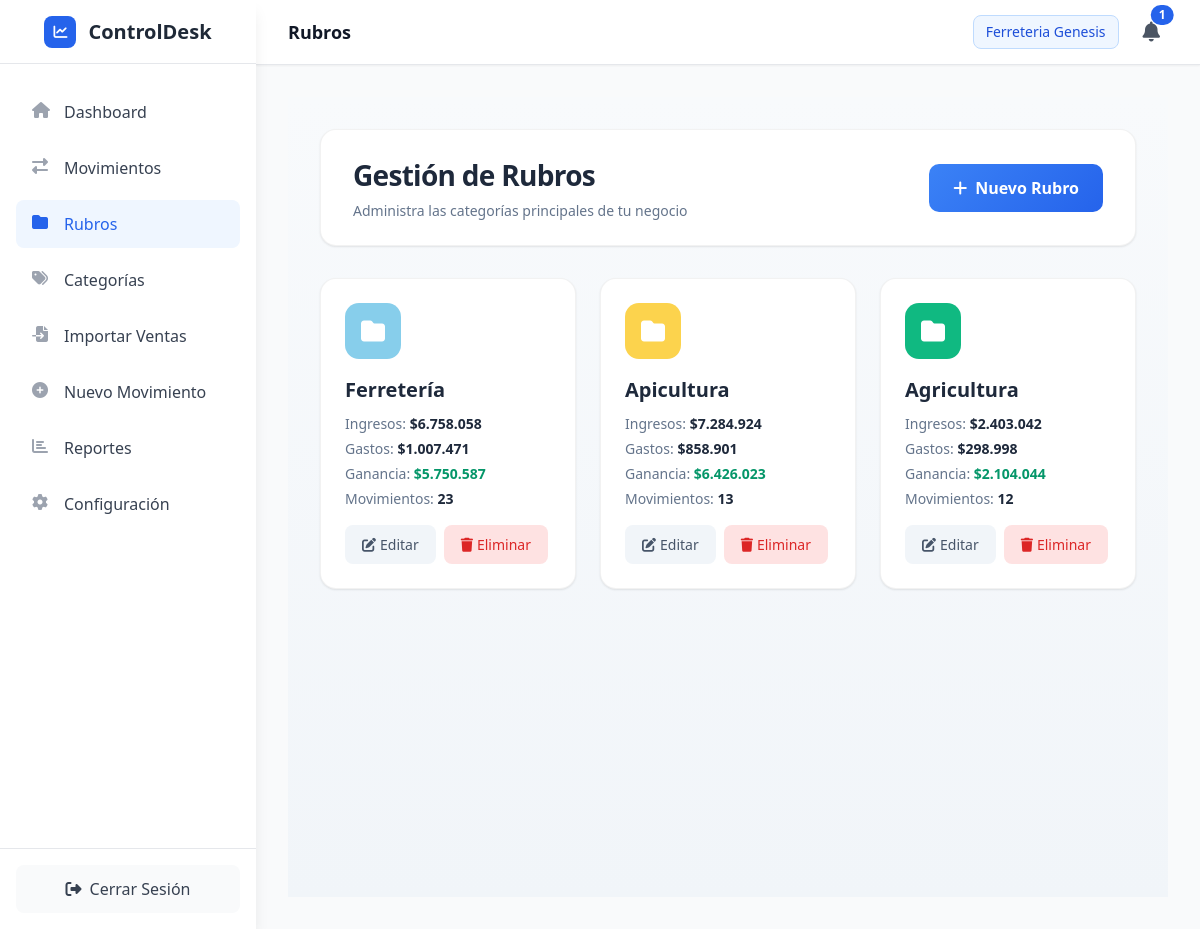
/rubros (signed in), run on the app's committed database.
### app/models/rubro.py (models this page shows, shortened)
class Rubro(db.Model):
    __tablename__ = 'rubros'
    id = db.Column(db.Integer, primary_key=True)
    nombre = db.Column(db.String(100), nullable=False)
    color = db.Column(db.String(7), nullable=False, default='#2563eb')
    empresa_id = db.Column(db.Integer, db.ForeignKey('empresas.id'), nullable=True)
    created_at = db.Column(db.DateTime, default=datetime.utcnow)
    updated_at = db.Column(db.DateTime, default=datetime.utcnow, onupdate=datetime.utcnow)
    movimientos = db.relationship('Movimiento', backref='rubro', lazy=True, cascade='all, delete-orphan')

### app/routes/main.py (the view)
@main_bp.route('/rubros')
def rubros():
    if not AuthService.is_logged_in():
        return redirect(url_for('main.login'))
    try:
        empresa_id = session.get('empresa_id')
        rubros_data = RubroService.get_all_rubros(empresa_id=empresa_id)
        return render_template('rubros.html', rubros=rubros_data)
    except Exception as e:
        print(f"Error en ruta rubros: {e}")
        return render_template('rubros.html', rubros=[])

### app/services/auth_service.py (called while the page is built)
    @staticmethod
    def is_logged_in() -> bool:
        return session.get('logged_in', False)

### app/templates/rubros.html (shortened to what this page needs)
{% extends "base.html" %}
{% block page_title %}Rubros{% endblock %}
{% block content %}
<div class="rubros-container">
    <div class="premium-header">
        <div class="flex flex-col sm:flex-row sm:items-center sm:justify-between gap-4">
            <div class="greeting-section">
                <h1>Gestión de Rubros</h1>
                <p>Administra las categorías principales de tu negocio</p>
            </div>
            <button onclick="openModal()" class="btn-primary">
                <i class="fas fa-plus mr-2"></i>Nuevo Rubro
            </button>
        </div>
    </div>
    <div id="rubrosGrid" class="grid grid-cols-1 sm:grid-cols-2 lg:grid-cols-3 gap-4 sm:gap-6">
        {% if rubros %}
            {% for rubro in rubros %}
            <div class="rubro-card cursor-pointer hover:shadow-lg transition-shadow" data-rubro-id="{{ rubro.id }}" onclick="viewTimeline({{ rubro.id }})">
                <div class="rubro-icon" style="background: {{ rubro.color }};">
                    <i class="fas fa-folder"></i>
                </div>
                <h3 class="rubro-name">{{ rubro.nombre }}</h3>
                <div class="rubro-stat">
                    Ingresos: <span class="rubro-stat-value" data-value="{{ rubro.total_ingresos }}"></span>
                </div>
                <div class="rubro-stat">
                    Gastos: <span class="rubro-stat-value" data-value="{{ rubro.total_gastos }}"></span>
                </div>
                <div class="rubro-stat">
                    Ganancia: <span class="rubro-stat-value" data-value="{{ rubro.ganancia }}" style="color: {% if rubro.ganancia > 0 %}#059669{% else %}#dc2626{% endif %}"></span>
                </div>
                <div class="rubro-stat">
                    Movimientos: <span class="rubro-stat-value">{{ rubro.total_movimientos }}</span>
                </div>
                <div class="rubro-actions">
                    <button onclick="event.stopPropagation(); editRubro({{ rubro.id }})" class="btn-action btn-edit">
                        <i class="fas fa-edit mr-1"></i>Editar
                    </button>
                    <button onclick="event.stopPropagation(); confirmDeleteRubro({{ rubro.id }})" class="btn-action btn-delete">
                        <i class="fas fa-trash mr-1"></i>Eliminar
                    </button>
                </div>
            </div>
            {% endfor %}
        {% endif %}
    </div>
</div>
{% endblock %}

### app/templates/rubros.html (style rules this page uses)
.rubros-container { background: linear-gradient(180deg, #f8fafc 0%, #f1f5f9 100%); min-height: 100vh; padding: 1rem; }
@media (min-width: 640px) { .rubros-container { padding: 1.5rem; } }
@media (min-width: 1024px) { .rubros-container { padding: 2rem; } }
.premium-header { background: white; border-radius: 16px; padding: 1rem 1.25rem; margin-bottom: 1rem; box-shadow: 0 1px 3px rgba(0, 0, 0, 0.04), 0 1px 2px rgba(0, 0, 0, 0.06); border: 1px solid rgba(0, 0, 0, 0.05); }
@media (min-width: 640px) { .premium-header { padding: 1.25rem 1.5rem; margin-bottom: 1.5rem; } }
@media (min-width: 1024px) { .premium-header { padding: 1.5rem 2rem; margin-bottom: 2rem; } }
.greeting-section h1 { font-size: 1.5rem; font-weight: 700; color: #1e293b; letter-spacing: -0.025em; margin-bottom: 0.25rem; }
@media (min-width: 640px) { .greeting-section h1 { font-size: 1.75rem; } }
.greeting-section p { font-size: 0.875rem; color: #64748b; font-weight: 400; }
.rubro-card { background: white; border-radius: 16px; padding: 1rem; box-shadow: 0 1px 3px rgba(0, 0, 0, 0.04), 0 1px 2px rgba(0, 0, 0, 0.06); border: 1px solid rgba(0, 0, 0, 0.05); transition: all 0.2s cubic-bezier(0.4, 0, 0.2, 1); position: relative; overflow: hidden; }
@media (min-width: 640px) { .rubro-card { padding: 1.25rem; } }
@media (min-width: 1024px) { .rubro-card { padding: 1.5rem; } }
.rubro-card::before { content: ''; position: absolute; top: 0; left: 0; right: 0; height: 3px; background: linear-gradient(90deg, #3b82f6, #8b5cf6); opacity: 0; transition: opacity 0.2s ease; }
.rubro-icon { width: 56px; height: 56px; border-radius: 14px; display: flex; align-items: center; justify-content: center; font-size: 1.5rem; background: #2563eb; color: white; margin-bottom: 1rem; }
.rubro-name { font-size: 1.125rem; font-weight: 600; color: #1e293b; margin-bottom: 0.5rem; }
@media (min-width: 640px) { .rubro-name { font-size: 1.25rem; } }
.rubro-stat { font-size: 0.875rem; color: #64748b; margin-bottom: 0.25rem; }
.rubro-stat-value { font-weight: 600; color: #1e293b; }
.rubro-actions { margin-top: 1rem; display: flex; gap: 0.5rem; flex-wrap: wrap; }
.btn-action { padding: 0.5rem 0.875rem; border-radius: 8px; font-size: 0.8125rem; font-weight: 500; transition: all 0.2s ease; border: 1px solid transparent; flex: 1; min-width: 0; }
@media (min-width: 640px) { .btn-action { padding: 0.5rem 1rem; font-size: 0.875rem; flex: none; } }
.btn-edit { background: #f1f5f9; color: #475569; }
.btn-delete { background: #fee2e2; color: #dc2626; }
.btn-primary { background: linear-gradient(135deg, #3b82f6 0%, #2563eb 100%); color: white; padding: 0.75rem 1rem; border-radius: 10px; font-weight: 600; border: none; transition: all 0.2s ease; width: 100%; }
@media (min-width: 640px) { .btn-primary { width: auto; padding: 0.75rem 1.5rem; } }

### data on the page
Rubro: nombre "Ferretería", {{ rubro.total_ingresos }} 6758058.0 (drawn), {{ rubro.total_gastos }} 1007471.0 (drawn), {{ rubro.ganancia }} 5750587.0 (drawn), total_movimientos "23"
Rubro: nombre "Apicultura", {{ rubro.total_ingresos }} 7284924.0 (drawn), {{ rubro.total_gastos }} 858901.0 (drawn), {{ rubro.ganancia }} 6426023.0 (drawn), total_movimientos "13"
Rubro: nombre "Agricultura", {{ rubro.total_ingresos }} 2403042.0 (drawn), {{ rubro.total_gastos }} 298998.0 (drawn), {{ rubro.ganancia }} 2104044.0 (drawn), total_movimientos "12"

### other printed values
{{ session.get('empresa_nombre', 'Empresa') }} "Ferreteria Genesis"
